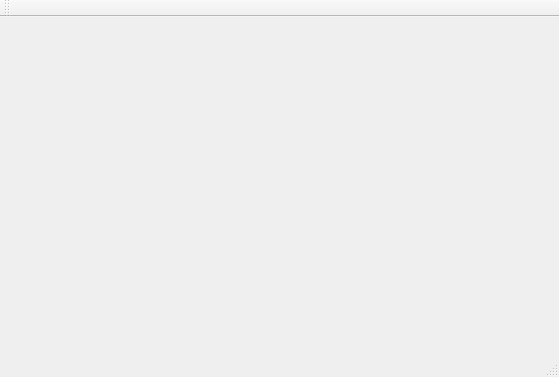
<?xml version="1.0" encoding="UTF-8"?>
<ui version="4.0">
 <class>MainWindow</class>
 <widget class="QMainWindow" name="MainWindow">
  <property name="geometry">
   <rect>
    <x>0</x>
    <y>0</y>
    <width>559</width>
    <height>377</height>
   </rect>
  </property>
  <property name="windowTitle">
   <string>MainWindow</string>
  </property>
  <widget class="QWidget" name="centralWidget"/>
  <widget class="QMenuBar" name="menuBar">
   <property name="geometry">
    <rect>
     <x>0</x>
     <y>0</y>
     <width>559</width>
     <height>22</height>
    </rect>
   </property>
  </widget>
  <widget class="QToolBar" name="mainToolBar">
   <attribute name="toolBarArea">
    <enum>TopToolBarArea</enum>
   </attribute>
   <attribute name="toolBarBreak">
    <bool>false</bool>
   </attribute>
  </widget>
  <widget class="QStatusBar" name="statusBar"/>
 </widget>
 <layoutdefault spacing="6" margin="11"/>
 <resources/>
 <connections/>
</ui>
